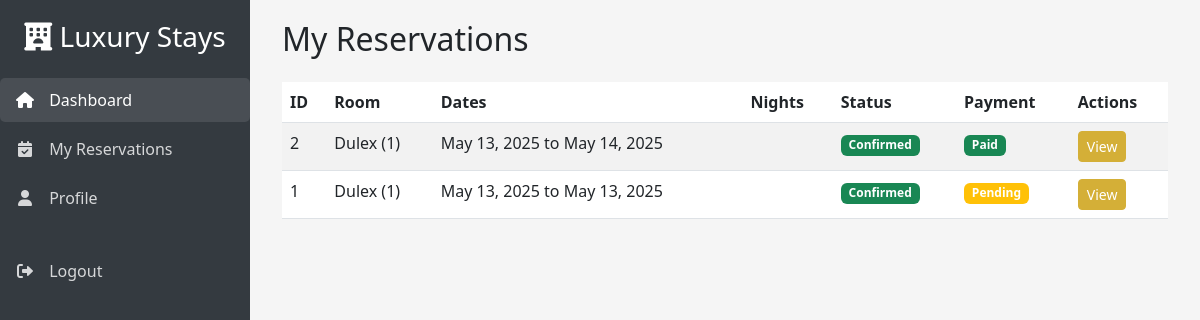
/my-reservations/ (signed in), run on the app's committed database.
### hotal_manager/models.py (models this page shows, shortened)
class Reservation(models.Model):
    STATUS_CHOICES = [
        ('pending', 'Pending'),
        ('confirmed', 'Confirmed'),
        ('checked_in', 'Checked In'),
        ('checked_out', 'Checked Out'),
        ('cancelled', 'Cancelled'),
    ]
    PAYMENT_METHODS = [
        ('credit_card', 'Credit Card'),
        ('debit_card', 'Debit Card'),
        ('cash', 'Cash'),
        ('qr', 'QR Code'),
    ]
    user = models.ForeignKey(settings.AUTH_USER_MODEL, on_delete=models.CASCADE)  # ✅
    room = models.ForeignKey(Room, on_delete=models.PROTECT)
    check_in = models.DateField()
    check_out = models.DateField()
    adults = models.PositiveIntegerField(default=1)
    children = models.PositiveIntegerField(default=0)
    special_requests = models.TextField(blank=True)
    status = models.CharField(max_length=20, choices=STATUS_CHOICES, default='pending')
    payment_method = models.CharField(max_length=20, choices=PAYMENT_METHODS, null=True, blank=True)
    payment_status = models.BooleanField(default=False)
    created_at = models.DateTimeField(auto_now_add=True)
    updated_at = models.DateTimeField(auto_now=True)

class Room(models.Model):
    room_number = models.CharField(max_length=10, unique=True)
    room_type = models.ForeignKey(RoomType, on_delete=models.PROTECT)
    floor = models.PositiveIntegerField()
    is_available = models.BooleanField(default=True)

class RoomType(models.Model):
    name = models.CharField(max_length=50, unique=True)
    description = models.TextField()
    price = models.DecimalField(max_digits=8, decimal_places=2)
    capacity = models.PositiveIntegerField()
    image = models.ImageField(upload_to='room_types/')

### hotal_manager/views.py (the view)
# urls.py: path('my-reservations/', views.my_reservations, name='my_reservations'),
@login_required
def my_reservations(request):
    reservations = Reservation.objects.filter(user=request.user).order_by('-created_at')
    return render(request, 'home.html', {
        'reservations': reservations,
        'showing_reservations': True
    })

### templates/home.html (shortened to what this page needs)
<!DOCTYPE html>
<html lang="en">
<head>
    <link href="https://cdn.jsdelivr.net/npm/bootstrap@5.3.0/dist/css/bootstrap.min.css" rel="stylesheet">
    <link rel="stylesheet" href="https://cdnjs.cloudflare.com/ajax/libs/font-awesome/6.0.0/css/all.min.css">
</head>
<body>
    <div class="sidebar">
        <div class="text-center mb-4">
            <h3><i class="fas fa-hotel"></i> Luxury Stays</h3>
        </div>
        <ul class="nav flex-column">
            <li class="nav-item">
                <a class="nav-link active" href="">
                    <i class="fas fa-home"></i> Dashboard
                </a>
            </li>
            <li class="nav-item">
                <a class="nav-link" href="{% url 'my_reservations' %}">
                    <i class="fas fa-calendar-check"></i> My Reservations
                </a>
            </li>
            <li class="nav-item">
                <a class="nav-link" href="#">
                    <i class="fas fa-user"></i> Profile
                </a>
            </li>
            <li class="nav-item mt-4">
                <a class="nav-link" href="{% url 'logout' %}">
                    <i class="fas fa-sign-out-alt"></i> Logout
                </a>
            </li>
        </ul>
    </div>
    <div class="main-content">
        <div class="container-fluid">
            {% if showing_reservations %}
                <h2 class="mb-4">My Reservations</h2>
                {% if reservations %}
                    <div class="table-responsive">
                        <table class="table table-striped">
                            <thead>
                                <tr>
                                    <th>ID</th>
                                    <th>Room</th>
                                    <th>Dates</th>
                                    <th>Nights</th>
                                    <th>Status</th>
                                    <th>Payment</th>
                                    <th>Actions</th>
                                </tr>
                            </thead>
                            <tbody>
                                {% for res in reservations %}
                                    <tr>
                                        <td>{{ res.id }}</td>
                                        <td>{{ res.room.room_type.name }} ({{ res.room.room_number }})</td>
                                        <td>
                                            {{ res.check_in }} to {{ res.check_out }}
                                        </td>
                                        <td>{{ res.nights }}</td>
                                        <td>
                                            <span class="badge bg-{% if res.status == 'confirmed' %}success{% elif res.status == 'cancelled' %}danger{% else %}info{% endif %}">
                                                {{ res.get_status_display }}
                                            </span>
                                        </td>
                                        <td>
                                            {% if res.payment_status %}
                                                <span class="badge bg-success">Paid</span>
                                            {% else %}
                                                <span class="badge bg-warning">Pending</span>
                                            {% endif %}
                                        </td>
                                        <td>
                                            <a href="{% url 'view_reservation' res.id %}" class="btn btn-sm btn-primary">
                                                View
                                            </a>
                                        </td>
                                    </tr>
                                {% endfor %}
                            </tbody>
                        </table>
                    </div>
                {% else %}
                    <div class="alert alert-info">
                        You don't have any reservations yet. <a href="{% url 'home' %}">Book a room now!</a>
                    </div>
                {% endif %}
            {% endif %}
        </div>
    </div>
</body>
</html>

### templates/home.html (style rules this page uses)
:root { --primary-color: #d4af37; --dark-color: #343a40; --light-color: #f8f9fa; }
body { background-color: #f5f5f5; }
.sidebar { background-color: var(--dark-color); color: white; height: 100vh; position: fixed; width: 250px; padding-top: 20px; }
.main-content { margin-left: 250px; padding: 20px; }
.nav-link { color: rgba(255, 255, 255, 0.8); margin-bottom: 5px; border-radius: 5px; padding: 10px 15px; }
.nav-link:hover, .nav-link.active { background-color: rgba(255, 255, 255, 0.1); color: white; }
.nav-link i { margin-right: 10px; width: 20px; text-align: center; }
.btn-primary { background-color: var(--primary-color); border-color: var(--primary-color); }

### data on the page
Reservation: id "2", room.room_type.name "Dulex", room.room_number "1", check_in "May 13, 2025", check_out "May 14, 2025", status "Confirmed", payment_status "Paid"
Reservation: id "1", room.room_type.name "Dulex", room.room_number "1", check_in "May 13, 2025", check_out "May 13, 2025", status "Confirmed", payment_status "Pending"
